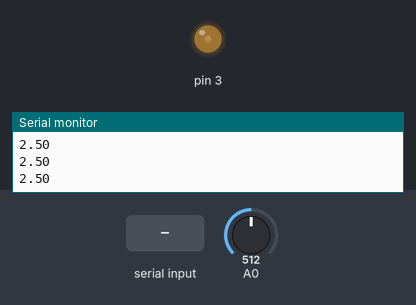
The sketch below on a simulated Arduino Uno, built with avr-gcc and run on an emulated ATmega328P. Shown: output pins drawn as LEDs (lit = HIGH), the last lines printed to the serial monitor. The inputs (shaded band) are chosen by the test bench; at power-on: A0 = 512.

Above: at 1.2 s.
1.3 s: "90,45\n" received over Serial
At 3.3 s:
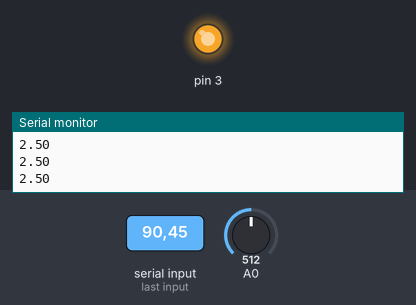
4.1 s: "30,150\n" received over Serial
At 6.8 s:
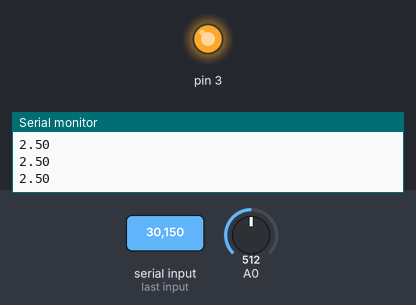
Timing chart, 0 to 8.3 s (numbered marks = the images above; inputs shaded):
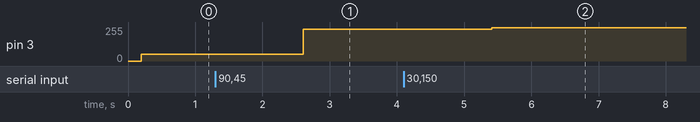

Measured:
- after the input at 1.3 s, pin 3: 51/255 → 238/255 after 1.3 s
- after the input at 4.1 s, pin 3: 238/255 → 250/255 after 1.3 s

The sketch:

projekt.ino
```cpp
float pwm;
float in,out;
float poz_napatie = 1.0;


void setup() {
   pinMode(3, OUTPUT);
   Serial.begin(9600);
}

void loop() {

	  in=(float)analogRead(A0)*5/1023;
	  delay(200);
    pwm=poz_napatie/5*255;

    analogWrite(3,(int)pwm);
	  Serial.println(in);
    //Serial.println(poz_napatie);


      if (Serial.available() > 0) {
        poz_napatie = Serial.readString().toFloat();
      }
  }
```
